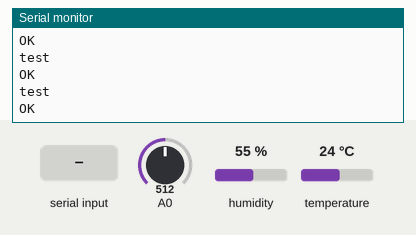
This sketch was run on a simulated Arduino Uno, built with avr-gcc and run on an emulated ATmega328P. Shown: the last lines printed to the serial monitor. The inputs (shaded band) are chosen by the test bench; at power-on: A0 = 512, humidity 55 %, temperature 24 °C. The modem accepts every AT command (registered, SIM ready, sends succeed) and sends nothing else.

Above: at 7.2 s.
7.3 s: "a90\n" received over Serial
At 7.9 s:
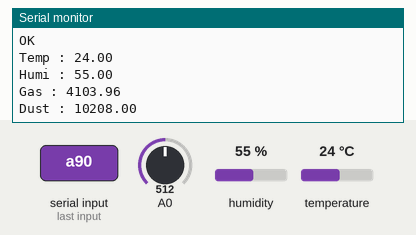
8.8 s: "t90\n" received over Serial
At 10.5 s:
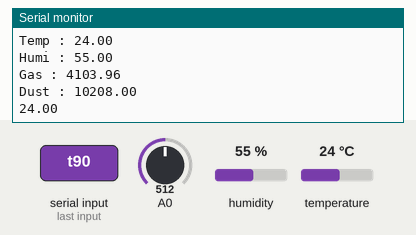

Measured:
- after the input at 7.3 s, the serial monitor: prints a new line at once (image 1)
- after the input at 8.8 s, the serial monitor: prints a new line after 0.15 s (image 2)

The sketch:

MCU.ino
```cpp
  #include <SoftwareSerial.h>
#include <Wire.h>
#include "DHT.h"

#define DEBUG true
#define DHTPIN 6
#define DHTTYPE DHT22

DHT dht(DHTPIN, DHTTYPE);

SoftwareSerial wifi = SoftwareSerial(7,8); //RX, TX
SoftwareSerial dust = SoftwareSerial(4,5); //RX, TX
// Dust data setup
byte send_data[] = {0x11, 0x01, 0x01, 0xED};
byte receive_data[16];
float Ro = 10000.0;

String sendData(String command, const int timeout, boolean debug){
	String response = "";
	wifi.print(command);
	long int time = millis();

	while((time + timeout) > millis()){
		while(wifi.available()){
			char c = wifi.read();
			response += c;
		}
	}
	if(debug)
    Serial.print("test");
		Serial.print(response);
	return response;
}

double get_CO (float ratio){
  double ppm = 0.0;
  ppm = 37143 * pow (ratio, -3.178);
return ppm;
}

void setup(){
	dht.begin();
	Serial.begin(9600);
	dust.begin(9600);
  wifi.begin(9600);
	sendData("AT+RST\r\n",2000,DEBUG);
	sendData("AT+CWMODE=2\r\n",1000,DEBUG);
	sendData("AT+CIFSR\r\n",1000,DEBUG);
	sendData("AT+CIPMUX=1\r\n",1000,DEBUG);
	sendData("AT+CIPSERVER=1,80\r\n",1000,DEBUG);

}

void loop(){
  	//Get Dust Sensor Value

  	for(int i = 0; i < 4; i++)
      dust.write(send_data[i]);
    for(int i = 0; i < 16; i++){
      receive_data[i] = 0x00;
      receive_data[i] = dust.read();
    }
   double ugm = ((receive_data[3] * 255.0 * 255.0 * 255.0) + (receive_data[4] * 255.0 * 255.0) + (receive_data[5] * 255.0) + receive_data[6]);
   double dust_value = ugm * 3528.0 / 100000.0;
   int dh, dl;
   dh = (int)dust_value;
   dl = dust_value * 100 - dh * 100;
   dust_value = (dh + (dl * 0.01));
   //Get Humi and Temp Sensor Value
	double humi_value = (double)dht.readHumidity();
	// Read temperature as Celsius (the default)
	double temp_value = (double)dht.readTemperature();
	// Compute heat index in Celsius (isFahreheit = false)

	if (isnan(humi_value) || isnan(temp_value)) {
		Serial.println("Failed to read from DHT sensor!");
		return;
	}

	//Get Gas Sensor Value
	double Vrl = analogRead(A0)*(5.00/1024.0);
	float Rs = 20000 * ( 5.00 - Vrl) / Vrl ;   // Ohm
	double ratio =  Rs/Ro;
	double gas_value = get_CO(ratio);
	switch(Serial.read()){
	  case 't' : Serial.println(temp_value); break;
	  case 'h' : Serial.println(humi_value); break;
	  case 'g' : Serial.println(gas_value); break;
	  case 'd' : Serial.println(dust_value); break;
    case 'a' :
    Serial.print("Temp : ");
  Serial.println(temp_value);
  Serial.print("Humi : ");
  Serial.println(humi_value);
  Serial.print("Gas : ");
  Serial.println(gas_value);
  Serial.print("Dust : ");
  Serial.println(dust_value);
  break;
  default : break;
	}
	if(wifi.available()){
    while(wifi.available()){
      char c = wifi.read();
      Serial.write(c);
    }
  	if(wifi.find("+IPD,")){
  		int connectionId = wifi.read()-48;
  		String webpage = "<a type=\"Temp\">";
      webpage.concat(temp_value);
      webpage.concat("</a><a type=\"Humi\">");
      webpage.concat(humi_value);
      webpage.concat("</a><a type=\"Gas\">");
      webpage.concat(gas_value);
      webpage.concat("</a><a type=\"Dust\">");
      webpage.concat(dust_value);
      webpage.concat("</a>");
  		String cipSend = "AT+CIPSEND=";
  		cipSend += connectionId;
  		cipSend += ",";
  		cipSend += webpage.length();
  		cipSend += "\r\n";

  		sendData(cipSend,1000,DEBUG);
  		sendData(webpage,1000,DEBUG);

  		String closeCommand = "AT+CIPCLOSE=";
  		closeCommand += connectionId;
  		closeCommand += "\r\n";

  		sendData(closeCommand,3000,DEBUG);
		}
	}
 delay(200);
}
```
